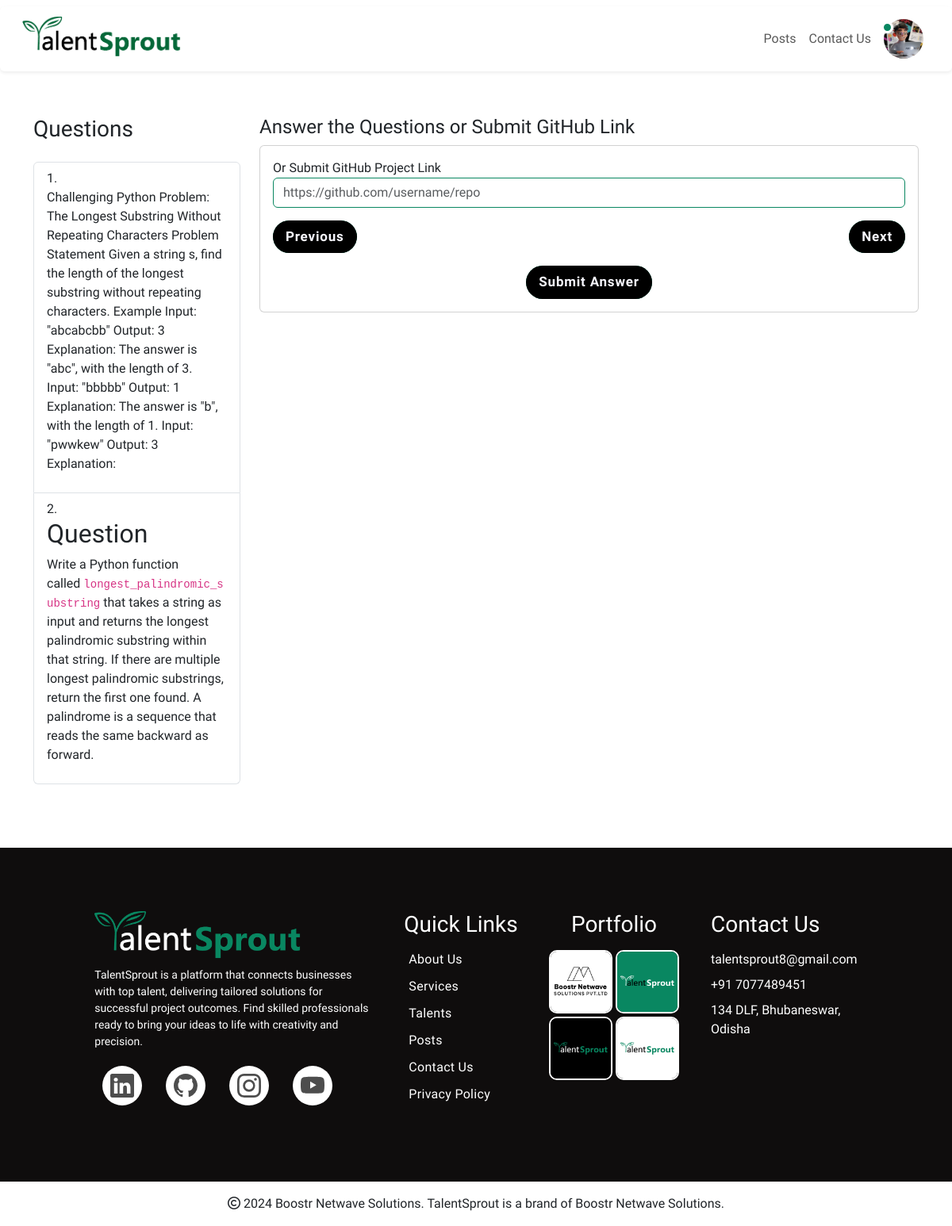
Screenshot of /examination/take-test/31/ (signed in) with the database file from the repository.
### examination/models.py (models this page shows, shortened)
class Question(models.Model):
    skill = models.ForeignKey(Skill, on_delete=models.CASCADE, related_name='questions')
    text = models.TextField()
    correct_answer = models.TextField()

### examination/views.py (the view, shortened to what this page needs)
# urls.py: path('take-test/<int:test_id>/', views.take_test, name='take_test'),
@login_required
def take_test(request, test_id):
    profile_image_url = None
    if request.user.is_authenticated:
        try:
            user_profile = UserProfile.objects.get(user=request.user)
            profile_image_url = user_profile.profile_image.url if user_profile.profile_image else None
        except UserProfile.DoesNotExist:
            profile_image_url = None
    test = get_object_or_404(Test, id=test_id, user=request.user)
    questions = test.skill.questions.all()
    return render(request, 'examination/take_test.html', {'test': test, 'questions': questions , 'profile_image_url':profile_image_url})

### signUp/models.py (called while the page is built)
    def update_last_activity(self):
        self.last_activity = timezone.now()
        self.save(update_fields=['last_activity'])

    def is_online(self):
        if not self.last_activity:
            return False
        now = timezone.now()
        return now - self.last_activity < datetime.timedelta(minutes=5)

### examination/templates/examination/take_test.html (shortened to what this page needs)
{% extends "main/Layout.html" %}
{% load static %}
{% block content %}
<div class="container mt-5">
  <div class="row">
    <div class="col-md-3 sidebar">
      <h3 class="mb-4">Questions</h3>
      <ul class="list-group">
        {% for question in questions %}
          <li class="list-group-item" data-question-id="{{ forloop.counter0 }}">{{ forloop.counter }}. {{ question.text|safe }}</li>
        {% endfor %}
      </ul>
    </div>
    <div class="col-md-9 main-content">
      <div id="testSection" class="content-section active">
        <h4 class="section-heading">Answer the Questions or Submit GitHub Link</h4>
        <div class="card card-custom mb-4 p-3">
          <form id="testForm" method="post">
            <div class="mb-3">
              <label for="github_link">Or Submit GitHub Project Link</label>
              <input type="url" id="github_link" name="github_link" class="form-control" placeholder="https://github.com/username/repo">
            </div>
            <div class="d-flex justify-content-between">
              <button type="button" class="px-3" id="prev-btn"><span>Previous</span></button>
              <button type="button" class="px-3" id="next-btn"><span>Next</span></button>
            </div>
            <div class="text-center mt-3">
              <button type="button" id="submit-btn" class="px-3"><span>Submit Answer</span></button>
            </div>
          </form>
        </div>
      </div>
    </div>
  </div>
</div>
{% endblock %}

### static/css/button.css (style rules this page uses)
button { outline: none; cursor: pointer; border: none; padding: 0.5rem; margin: 0; font-family: inherit; font-size: inherit; position: relative; display: inline-block; letter-spacing: 0.05rem; font-weight: 700; font-size: 17px; border-radius: 500px; overflow: hidden; background: #098761; color: ghostwhite; }
button span { position: relative; z-index: 10; transition: color 0.4s; }
button::before, button::after { position: absolute; top: 0; left: 0; width: 100%; height: 100%; z-index: 0; }
button::before { content: ""; background: #000000; width: 120%; left: -10%; transform: skew(30deg); transition: transform 0.4s cubic-bezier(0.3, 1, 0.8, 1); }

### static/css/inputfield.css (style rules this page uses)
.input:focus, input:valid { outline: none; border: 1.5px solid #098761; }

### static/css/Layout.css (style rules this page uses)
body { font-family: 'Urbanist', sans-serif; }
p { font-family: 'Urbanist', sans-serif; font-weight: 400; }

### rows the page displays
Question: text "Challenging Python Problem: The Longest Substring Without Repeating Characters Problem Statement Given a string s, find the length of the longest substring without repeating characters. Example Input: \"abcabcbb\" Output: 3 Explanation: The answer is \"abc\", with the length of 3. Input: \"bbbbb\" Output: 1 Explanation: The answer is \"b\", with the length of 1. Input: \"pwwkew\" Output: 3 Explanation:"
Question: text "Question Write a Python function called longest_palindromic_substring that takes a string as input and returns the longest palindromic substring within that string . If there are multiple longest palindromic substr ings, return the first one found . A palindrome is a sequence that reads the same backward as forward."
